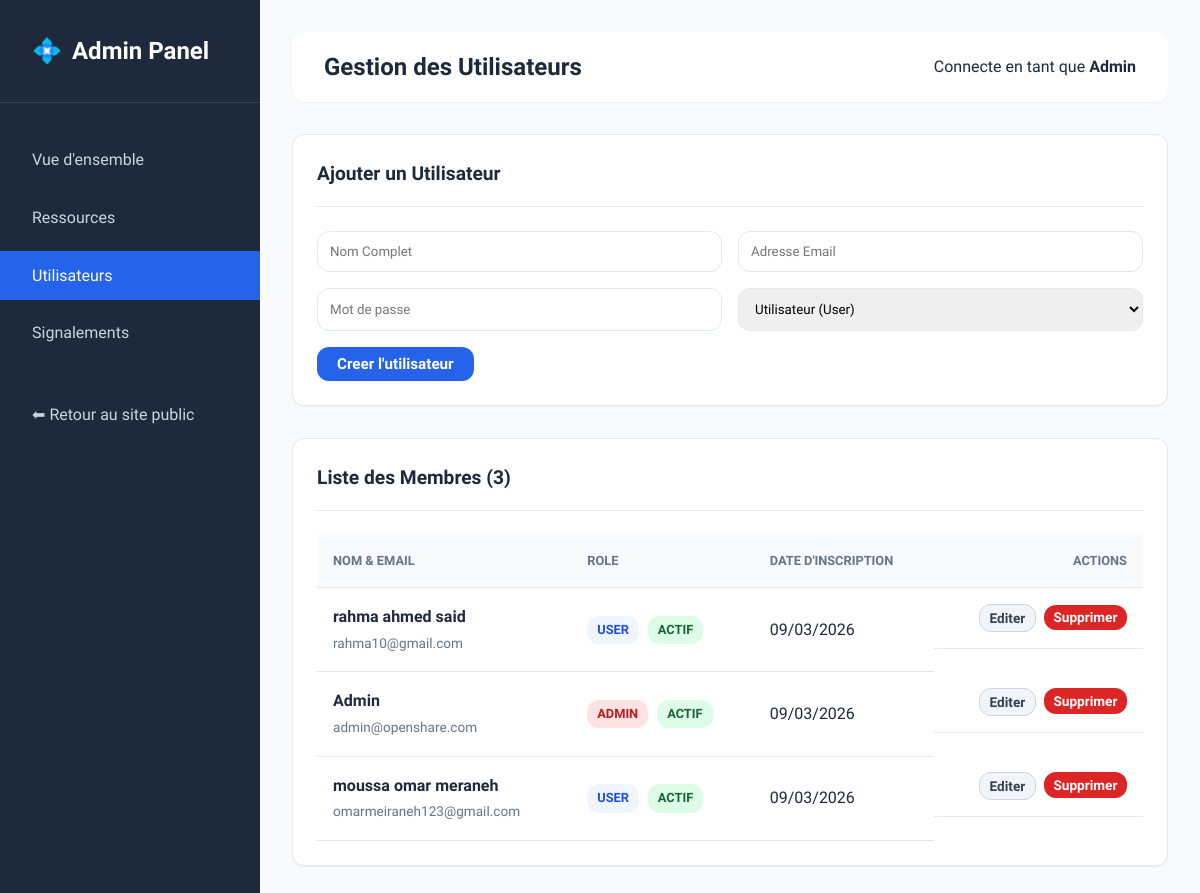
Page /admin/users.php (signed in) on the committed database.
### tables this page shows
CREATE TABLE IF NOT EXISTS `utilisateurs` (
  `id` int(11) NOT NULL AUTO_INCREMENT,
  `nom` varchar(100) NOT NULL,
  `email` varchar(150) NOT NULL,
  `mot_de_passe` varchar(255) NOT NULL,
  `role` enum('user','admin') NOT NULL DEFAULT 'user',
  `reset_token` varchar(64) DEFAULT NULL,
  `reset_expires` timestamp NULL DEFAULT NULL,
  `date_inscription` timestamp NOT NULL DEFAULT CURRENT_TIMESTAMP,
  PRIMARY KEY (`id`),
  UNIQUE KEY `email` (`email`)
);

### admin/users.php (the view, shortened to what this page needs)
<?php
require_once __DIR__ . '/../includes/db.php';
$users = [];
try {
    $stmt = $pdo->query("SELECT * FROM utilisateurs ORDER BY date_inscription DESC");
    $users = $stmt->fetchAll();
} catch (Exception $e) {
    die("Erreur de base de données : " . $e->getMessage());
}
?>
<!DOCTYPE html>
<html lang="fr">
<head>
    <link rel="stylesheet" href="../assets/css/style.css">
</head>
<body>
    <div class="admin-layout">
        <aside class="admin-sidebar">
            <div class="admin-logo">
                <span class="logo-icon">💠</span> Admin Panel
            </div>
            <ul class="admin-nav">
                <li><a href="dashboard.php">Vue d'ensemble</a></li>
                <li><a href="resources.php">Ressources</a></li>
                <li><a href="users.php" class="active">Utilisateurs</a></li>
                <li><a href="reports.php">Signalements</a></li>
                <li style="margin-top:2rem;"><a href="../index.php">⬅ Retour au site public</a></li>
            </ul>
        </aside>
        <main class="admin-content">
            <header class="admin-header">
                <h2>Gestion des Utilisateurs</h2>
                <div class="user-badge">Connecte en tant que <strong><?= htmlspecialchars($_SESSION['user_name']) ?></strong></div>
            </header>
            <div class="card">
                <div class="card-header">
                    Ajouter un Utilisateur
                </div>
                <form action="users.php" method="POST">
                    <div class="form-grid">
                        <input type="text" name="nom" class="form-control" placeholder="Nom Complet" required>
                        <input type="email" name="email" class="form-control" placeholder="Adresse Email" required>
                        <input type="password" name="password" class="form-control" placeholder="Mot de passe" required>
                        <select name="role" class="form-control">
                            <option value="user">Utilisateur (User)</option>
                        </select>
                    </div>
                    <button type="submit" class="btn btn-primary">Creer l'utilisateur</button>
                </form>
            </div>
            <div class="card">
                <div class="card-header">
                    Liste des Membres (<?= count($users) ?>)
                </div>
                <table>
                    <thead>
                        <tr>
                            <th>Nom & Email</th>
                            <th>Role</th>
                            <th>Date d'inscription</th>
                            <th style="text-align:right;">Actions</th>
                        </tr>
                    </thead>
                    <tbody>
                        <?php foreach($users as $u): ?>
                        <tr>
                            <td>
                                <strong><?= htmlspecialchars($u['nom']) ?></strong><br>
                                <span style="font-size:0.85rem; color:var(--text-muted);"><?= htmlspecialchars($u['email']) ?></span>
                            </td>
                            <td>
                                <span class="role-badge role-<?= htmlspecialchars($u['role']) ?>"><?= htmlspecialchars($u['role']) ?></span>
                                <span class="statut-badge statut-<?= htmlspecialchars($u['statut'] ?? 'actif') ?>"><?= htmlspecialchars($u['statut'] ?? 'actif') ?></span>
                            </td>
                            <td><?= date('d/m/Y', strtotime($u['date_inscription'])) ?></td>
                            <td style="text-align:right; display:flex; gap:0.5rem; justify-content:flex-end;">
                                <button type="button" class="btn btn-info btn-sm" onclick="openEditModal(<?= $u['id'] ?>, '<?= htmlspecialchars(addslashes($u['nom'])) ?>', '<?= htmlspecialchars(addslashes($u['email'])) ?>', '<?= $u['role'] ?>', '<?= $u['statut'] ?? 'actif' ?>')">
                                    Editer
                                </button>
                                <form action="users.php" method="POST" style="display:inline;">
                                    <button type="submit" class="btn btn-danger btn-sm" onclick="return confirm('Attention: Supprimer ce membre effacera aussi toutes ses ressources et commentaires. Continuer ?');">
                                        Supprimer
                                    </button>
                                </form>
                            </td>
                        </tr>
                        <?php endforeach; ?>
                    </tbody>
                </table>
            </div>
        </main>
    </div>
</body>
</html>

### assets/css/style.css (style rules this page uses)
:root { --primary-color: #2563eb; --primary-hover: #1d4ed8; --text-main: #1e293b; --text-muted: #64748b; --bg-body: #f8fafc; --bg-surface: #ffffff; --border-color: #e2e8f0; --shadow-sm: 0 1px 2px 0 rgb(0 0 0 / 0.05); --shadow-md: 0 4px 6px -1px rgb(0 0 0 / 0.1), 0 2px 4px -2px rgb(0 0 0 / 0.1); --shadow-hover: 0 10px 15px -3px rgb(0 0 0 / 0.1), 0 4px 6px -4px rgb(0 0 0 / 0.1); --radius: 0.75rem; --transition: all 0.3s ease; }
* { box-sizing: border-box; margin: 0; padding: 0; }
body { font-family: 'Sora', sans-serif; background-color: var(--bg-body); color: var(--text-main); line-height: 1.6; }
a { text-decoration: none; color: var(--primary-color); }
.logo-icon { color: var(--primary-color); }
.btn { display: inline-flex; align-items: center; justify-content: center; padding: 0.5rem 1.25rem; font-weight: 600; border-radius: var(--radius); cursor: pointer; transition: var(--transition); font-family: 'Sora', sans-serif; border: none; font-size: 0.95rem; }
.btn-primary { background-color: var(--primary-color); color: white; }
.btn-sm { padding: 0.35rem 0.8rem; font-size: 0.85rem; }
.card { background: var(--bg-surface); border-radius: var(--radius); border: 1px solid var(--border-color); padding: 1.5rem; box-shadow: var(--shadow-sm); transition: var(--transition); display: flex; flex-direction: column; }
.card-header { display: flex; justify-content: space-between; margin-bottom: 1rem; }

### admin/users.php (style rules this page uses)
.admin-layout { display: flex; min-height: 100vh; }
.admin-sidebar { width: 260px; background: #1e293b; color: white; padding: 2rem 0; flex-shrink: 0; }
.admin-logo { padding: 0 2rem 2rem; font-size: 1.5rem; font-weight: 700; border-bottom: 1px solid #334155; margin-bottom: 2rem; display: flex; align-items: center; gap: 10px; }
.admin-nav { list-style: none; }
.admin-nav li { margin-bottom: 0.5rem; }
.admin-nav a { display: block; padding: 0.75rem 2rem; color: #cbd5e1; text-decoration: none; transition: var(--transition); }
.admin-nav a:hover, .admin-nav a.active { background: var(--primary-color); color: white; }
.admin-content { flex-grow: 1; background: var(--bg-body); padding: 2rem; min-width: 0; }
.admin-header { display: flex; justify-content: space-between; align-items: center; margin-bottom: 2rem; background: white; padding: 1rem 2rem; border-radius: var(--radius); box-shadow: var(--shadow-sm); }
.card { background: white; border-radius: var(--radius); box-shadow: var(--shadow-sm); border: 1px solid var(--border-color); padding: 1.5rem; margin-bottom: 2rem; }
.card-header { margin-bottom: 1.5rem; padding-bottom: 1rem; border-bottom: 1px solid var(--border-color); font-size: 1.2rem; font-weight: 600; display:flex; justify-content:space-between; align-items:center; }
table { width: 100%; border-collapse: collapse; }
th, td { text-align: left; padding: 1rem; border-bottom: 1px solid var(--border-color); vertical-align: middle; }
th { background: #f8fafc; color: var(--text-muted); font-weight: 600; text-transform: uppercase; font-size: 0.8rem; }
.role-badge { padding: 4px 10px; border-radius: 12px; font-size: 0.8rem; font-weight: 600; text-transform: uppercase; display:inline-block; margin-right: 5px; }
.role-admin { background: #fee2e2; color: #b91c1c; }
.role-user { background: #eff6ff; color: #1d4ed8; }
.statut-badge { padding: 4px 10px; border-radius: 12px; font-size: 0.8rem; font-weight: 600; text-transform: uppercase; display:inline-block; }
.statut-actif { background: #dcfce7; color: #166534; }
.btn-sm { padding: 0.3rem 0.6rem; font-size: 0.85rem; }
.btn-danger { background: #dc2626; color: white; }
.btn-info { background: #f1f5f9; color: #334155; border: 1px solid #cbd5e1; }
.form-grid { display: grid; grid-template-columns: 1fr 1fr; gap: 1rem; margin-bottom: 1rem; }
.form-control { width: 100%; padding: 0.75rem; border: 1px solid var(--border-color); border-radius: var(--radius); font-family: inherit; }

### rows in the picture
utilisateurs: nom "rahma ahmed said", email "rahma10@gmail.com", role "USER", statut "ACTIF", date_inscription "09/03/2026"
utilisateurs: nom "Admin", email "admin@openshare.com", role "ADMIN", statut "ACTIF", date_inscription "09/03/2026"
utilisateurs: nom "moussa omar meraneh", email "omarmeiraneh123@gmail.com", role "USER", statut "ACTIF", date_inscription "09/03/2026"

### other values in the picture
$_SESSION['user_name'] "Admin"
count($users) "3"
